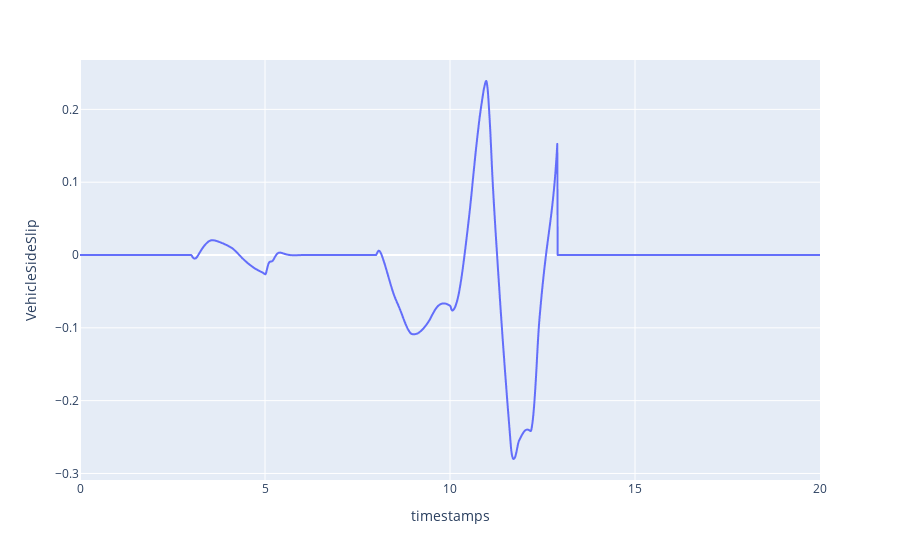

The cell this chart's notebook holds for it:
### Code cell
# Plotting time-series data
import plotly.express as px

fig = px.line(features, x='timestamps', y="VehicleSideSlip")
fig.show()

### Figure 1 — Plotly figure (JSON) as saved in the notebook; plotly's stock layout.template omitted (floating-point values rounded to 4 significant figures; data arrays with more than 128 entries replaced by an {"elided": "..."} marker saying what was removed)
{"data": [{"hovertemplate": "timestamps=%{x}<br>VehicleSideSlip=%{y}<extra></extra>", "legendgroup": "", "line": {"color": "#636efa", "dash": "solid"}, "marker": {"symbol": "circle"}, "mode": "lines", "name": "", "showlegend": false, "type": "scattergl", "x": {"elided": "2001 float values"}, "xaxis": "x", "y": {"elided": "2001 float values"}, "yaxis": "y"}], "layout": {"legend": {"tracegroupgap": 0}, "margin": {"t": 60}, "xaxis": {"anchor": "y", "domain": [0, 1], "title": {"text": "timestamps"}}, "yaxis": {"anchor": "x", "domain": [0, 1], "title": {"text": "VehicleSideSlip"}}}}
